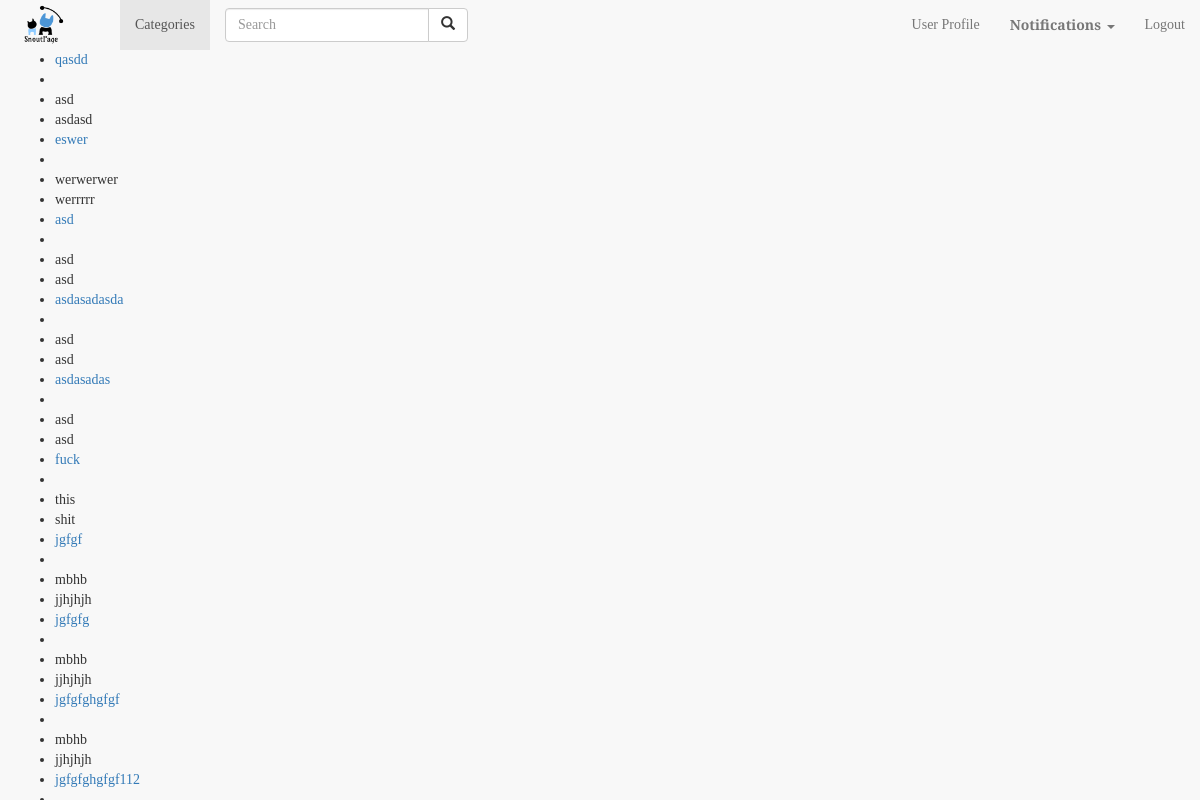
The page / (signed in) on the database its author committed.
### SnoutPage/models.py (models this page shows, shortened)
class Post(models.Model):
    slug = models.SlugField(unique=True, default=None)
    category = models.CharField(max_length=6, choices=TYPES, default="DOG")
    title = models.CharField(max_length=128, unique=True)
    description = models.CharField(max_length=300, blank=True)
    tag = models.CharField(max_length=30, blank=True)
    picture = models.ImageField(upload_to='post_images', blank=True)
    pet = models.ForeignKey(Pet, default=None)
    author = models.ForeignKey(User, default=None, on_delete=models.CASCADE)
    created_date = models.DateTimeField(default=timezone.now)

### SnoutPage/views.py (the view)
# urls.py: url(r'^$', views.index, name = 'index'),
def index(request):
    context_dict = {}
    posts = Post.objects.all()
    context_dict['posts'] = posts
    return render(request, 'SnoutPage/index.html', context_dict)

### templates/SnoutPage/index.html
{% extends 'SnoutPage/base.html' %}
{% load staticfiles %}
{% block body_block %}
<div class="row marketing">
<div id="posts">
    {% if posts %}
    <ul>
        {% for post in posts %}
	<li><a href="{% url 'post' post.slug %}">{{ post.title }}</a></li>
	<li>{{post.picture}}</li>
	<li>{{post.description}}</li>
	<li>{{post.tag}}</li>
        {% endfor %}
    </ul>
    {% else %}
    <strong>page has no posts yet!.</strong><br/>
    {% endif %}
{% endblock %}

### rows shown on the page
Post: title "qasdd", description "asd", tag "asdasd"
Post: title "eswer", description "werwerwer", tag "werrrrr"
Post: title "asd", description "asd", tag "asd"
Post: title "asdasadasda", description "asd", tag "asd"
Post: title "asdasadas", description "asd", tag "asd"
Post: title "fuck", description "this", tag "shit"
Post: title "jgfgf", description "mbhb", tag "jjhjhjh"
Post: title "jgfgfg", description "mbhb", tag "jjhjhjh"
Post: title "jgfgfghgfgf", description "mbhb", tag "jjhjhjh"
Post: title "jgfgfghgfgf112"
